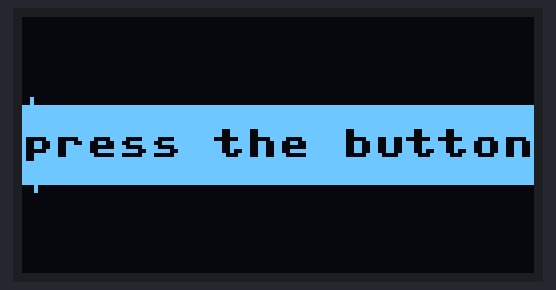
Bench run of a program on a simulated Raspberry Pi Pico running MicroPython. Parts: 128×64 one-colour display.

Above: at 3.6 s.

The program:

helpers.py
```python
from machine import Pin,SPI
import framebuf
import time
from oledLib import OLED_1inch3

if __name__=='__main__':
    '''Fill with black'''
    OLED = OLED_1inch3()
    OLED.fill(0x0000)
    OLED.show()
    '''Fill with white'''
    OLED = OLED_1inch3()
    OLED.fill(OLED.white)
    OLED.show()
    '''White Outline'''
    OLED.rect(0,0,128,64,OLED.white)
    time.sleep(0.5)
    OLED.show()
    '''first rectangle white outline. Arguments are coordinates (bottom left 0,0)'''
    OLED.rect(10,22,20,20,OLED.white)
    time.sleep(0.5)
    OLED.show()
    '''Second solid white rectangle. filled.'''
    OLED.fill_rect(40,22,20,20,OLED.white)
    time.sleep(0.5)
    OLED.show()
    time.sleep(1)
    '''Line. White.'''
    OLED.fill(0x0000)
    OLED.line(0,0,5,64,OLED.white)
    OLED.show()
    '''Display Text. Argument X,Y, color'''
    OLED.text("128 x 64 Pixels",1,10,OLED.white)
    OLED.text("Pico-OLED-1.3",1,27,OLED.white)
    OLED.text("SH1107",1,44,OLED.white)
    OLED.show()
    '''Define Keys'''
    keyA = Pin(15,Pin.IN,Pin.PULL_UP)
    keyB = Pin(17,Pin.IN,Pin.PULL_UP)
    while(1):
        if keyA.value() == 0:
            OLED.fill_rect(0,0,128,20,OLED.white)
            print("A")
        else :
            OLED.fill_rect(0,0,128,20,OLED.black)


        if(keyB.value() == 0):
            OLED.fill_rect(0,44,128,20,OLED.white)
            print("B")
        else :
            OLED.fill_rect(0,44,128,20,OLED.black)
        OLED.fill_rect(0,22,128,20,OLED.white)
        OLED.text("press the button",0,28,OLED.black)

        OLED.show()


    time.sleep(1)
    OLED.fill(0xFFFF)
```

oledLib.py
```python
from machine import Pin,SPI
import framebuf
import time

DC = 8
RST = 12
MOSI = 11
SCK = 10
CS = 9


class OLED_1inch3(framebuf.FrameBuffer):
    def __init__(self):
        self.width = 128
        self.height = 64

        self.cs = Pin(CS,Pin.OUT)
        self.rst = Pin(RST,Pin.OUT)

        self.cs(1)
        self.spi = SPI(1)
        self.spi = SPI(1,2000_000)
        self.spi = SPI(1,20000_000,polarity=0, phase=0,sck=Pin(SCK),mosi=Pin(MOSI),miso=None)
        self.dc = Pin(DC,Pin.OUT)
        self.dc(1)
        self.buffer = bytearray(self.height * self.width // 8)
        super().__init__(self.buffer, self.width, self.height, framebuf.MONO_HMSB)
        self.init_display()

        self.white =   0xffff
        self.black =   0x0000

    def write_cmd(self, cmd):
        self.cs(1)
        self.dc(0)
        self.cs(0)
        self.spi.write(bytearray([cmd]))
        self.cs(1)

    def write_data(self, buf):
        self.cs(1)
        self.dc(1)
        self.cs(0)
        self.spi.write(bytearray([buf]))
        self.cs(1)

    def init_display(self):
        """Initialize dispaly"""
        self.rst(1)
        time.sleep(0.001)
        self.rst(0)
        time.sleep(0.01)
        self.rst(1)

        self.write_cmd(0xAE)#turn off OLED display

        self.write_cmd(0x00)   #set lower column address
        self.write_cmd(0x10)   #set higher column address

        self.write_cmd(0xB0)   #set page address

        self.write_cmd(0xdc)    #et display start line
        self.write_cmd(0x00)
        self.write_cmd(0x81)    #contract control
        self.write_cmd(0x6f)    #128
        self.write_cmd(0x21)    # Set Memory addressing mode (0x20/0x21) #

        self.write_cmd(0xa0)    #set segment remap
        self.write_cmd(0xc0)    #Com scan direction
        self.write_cmd(0xa4)   #Disable Entire Display On (0xA4/0xA5)

        self.write_cmd(0xa6)    #normal / reverse
        self.write_cmd(0xa8)    #multiplex ratio
        self.write_cmd(0x3f)    #duty = 1/64

        self.write_cmd(0xd3)    #set display offset
        self.write_cmd(0x60)

        self.write_cmd(0xd5)    #set osc division
        self.write_cmd(0x41)

        self.write_cmd(0xd9)    #set pre-charge period
        self.write_cmd(0x22)

        self.write_cmd(0xdb)    #set vcomh
        self.write_cmd(0x35)

        self.write_cmd(0xad)    #set charge pump enable
        self.write_cmd(0x8a)    #Set DC-DC enable (a=0:disable; a=1:enable)
        self.write_cmd(0XAF)
    def show(self):
        self.write_cmd(0xb0)
        for page in range(0,64):
            self.column = 63 - page
            self.write_cmd(0x00 + (self.column & 0x0f))
            self.write_cmd(0x10 + (self.column >> 4))
            for num in range(0,16):
                self.write_data(self.buffer[page*16+num])
```
